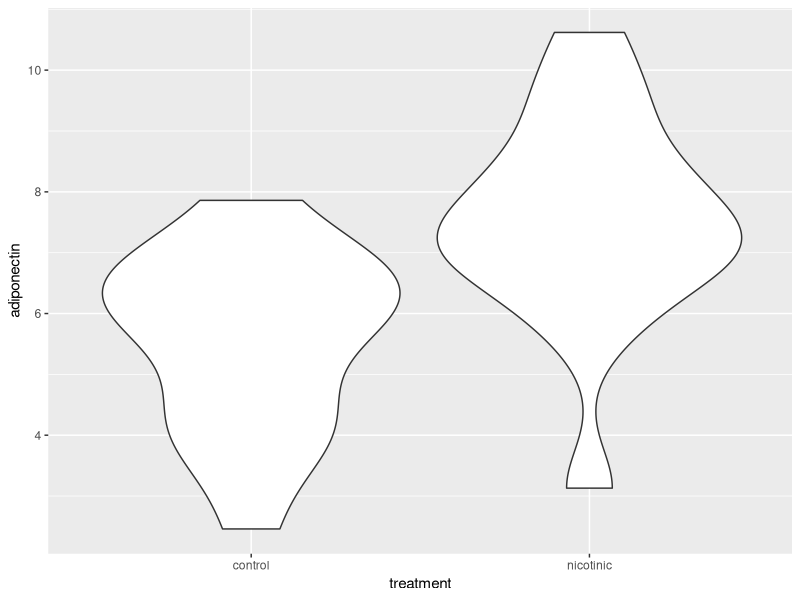
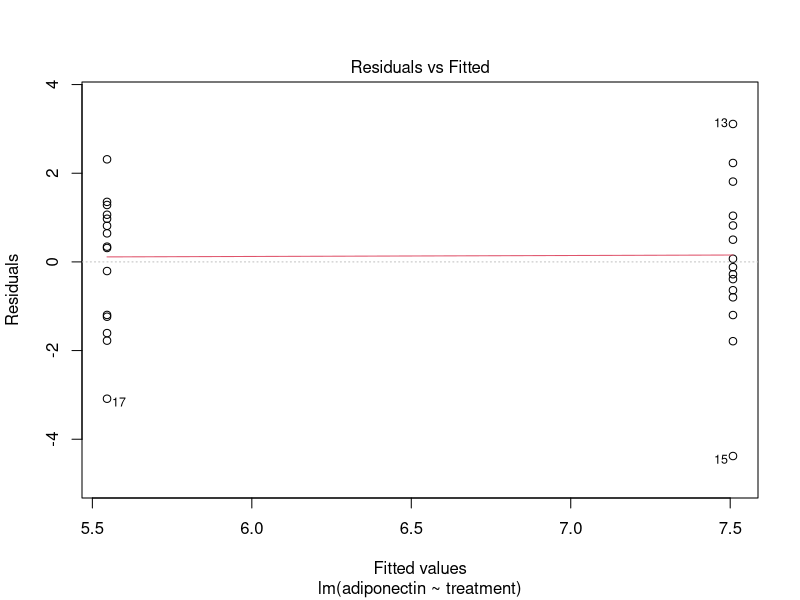
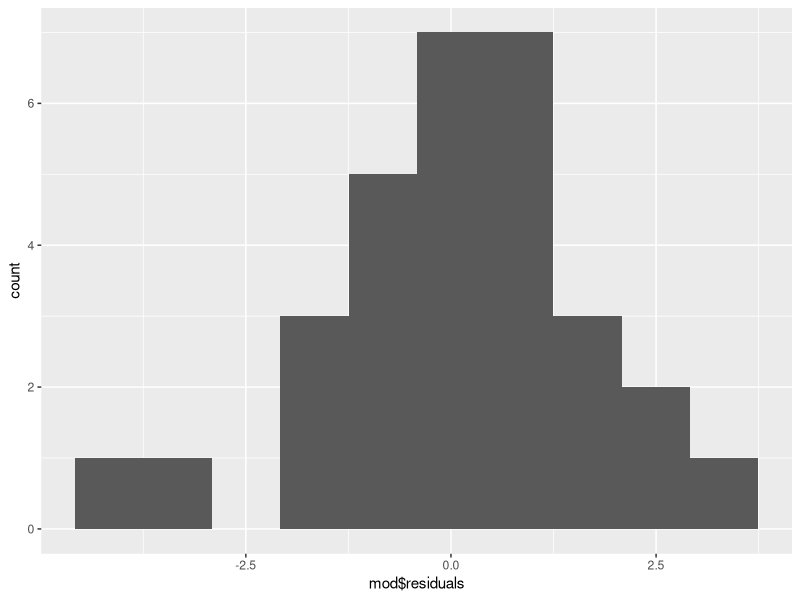
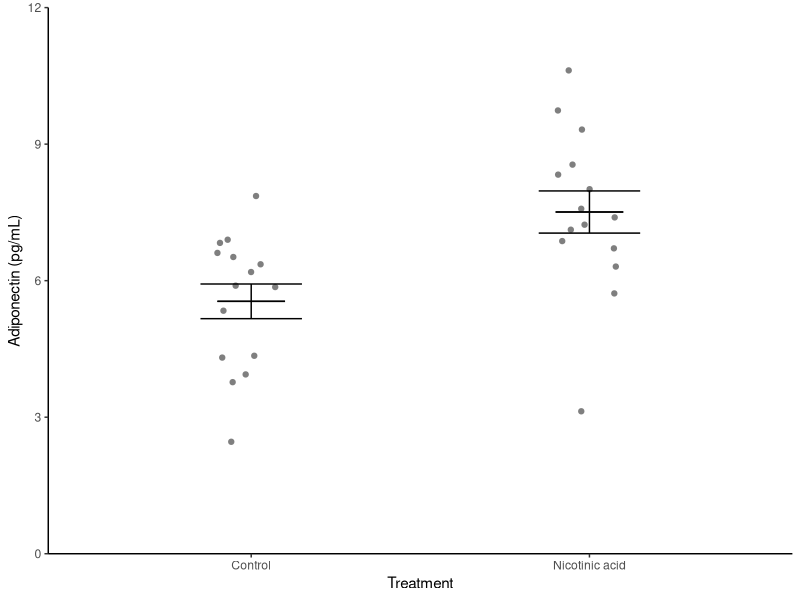
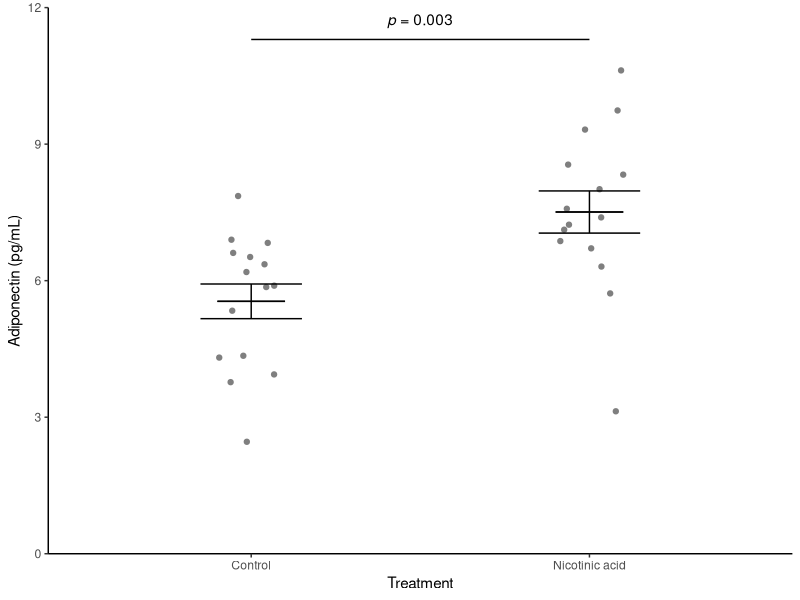
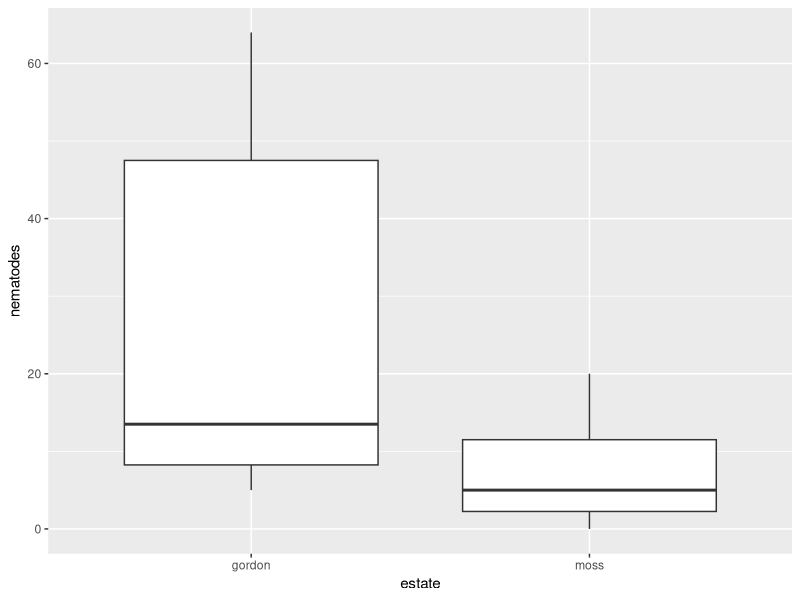
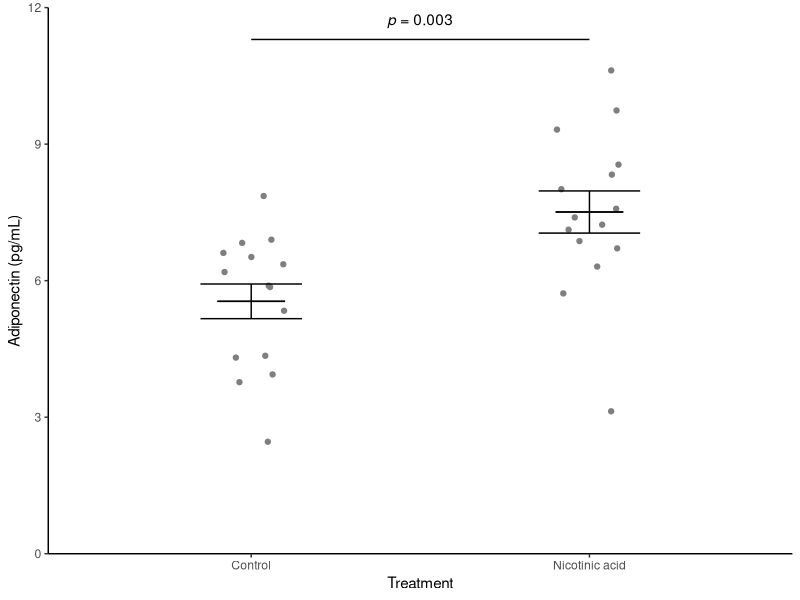
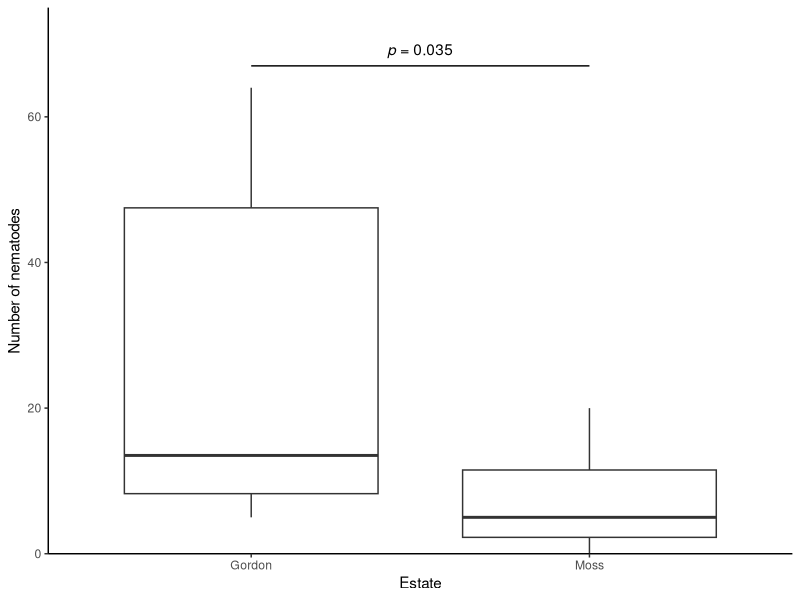

The R script that drew these images, in order:
## ---- chunk 1
#| include: false
library(tidyverse)
library(kableExtra)
## ---- chunk 2
#| include: false  

#| #---CODING ANSWER---
adip  <-  read_table("data-raw/adipocytes.txt")
str(adip)
## ---- chunk 3
ggplot(data = adip, aes(x = treatment, y = adiponectin)) +
  geom_violin()
## ---- chunk 4
#| include: false  

#| #---CODING ANSWER---

adip_summary <- adip |>
  group_by(treatment) |>
  summarise(mean = mean(adiponectin),
            std = sd(adiponectin),
            n = length(adiponectin),
            se = std/sqrt(n))

## ---- chunk 5
#| echo: false
knitr::kable(adip_summary) |> 
  kableExtra::kable_styling()
## ---- chunk 6
mod <- lm(data = adip,
          adiponectin ~ treatment)
## ---- chunk 7
summary(mod)
## ---- chunk 8
#| include: false

#---CODING ANSWER-

plot(mod, which = 1)
## ---- chunk 9
#| include: false

#---CODING ANSWER-

ggplot(mapping = aes(x = mod$residuals)) + 
  geom_histogram(bins = 10)
## ---- chunk 10
#| include: false

#---CODING ANSWER-

shapiro.test(mod$residuals)
## ---- chunk 11
#| echo: false

#---CODING ANSWER---
ggplot() +
  geom_point(data = adip, aes(x = treatment, y = adiponectin),
             position = position_jitter(width = 0.1, height = 0),
             colour = "gray50") +
  geom_errorbar(data = adip_summary, 
                aes(x = treatment, ymin = mean - se, ymax = mean + se),
                width = 0.3) +
  geom_errorbar(data = adip_summary, 
                aes(x = treatment, ymin = mean, ymax = mean),
                width = 0.2) +
  scale_y_continuous(name = "Adiponectin (pg/mL)", 
                     limits = c(0, 12), 
                     expand = c(0, 0)) +
  scale_x_discrete(name = "Treatment", 
                   labels = c("Control", "Nicotinic acid")) +
  theme_classic()

## ---- chunk 12
#| echo: false

ggplot() +
  geom_point(data = adip, aes(x = treatment, y = adiponectin),
             position = position_jitter(width = 0.1, height = 0),
             colour = "gray50") +
  geom_errorbar(data = adip_summary, 
                aes(x = treatment, ymin = mean - se, ymax = mean + se),
                width = 0.3) +
  geom_errorbar(data = adip_summary, 
                aes(x = treatment, ymin = mean, ymax = mean),
                width = 0.2) +
  scale_y_continuous(name = "Adiponectin (pg/mL)", 
                     limits = c(0, 12), 
                     expand = c(0, 0)) +
  scale_x_discrete(name = "Treatment", 
                   labels = c("Control", "Nicotinic acid")) +
  annotate("segment", x = 1, xend = 2, 
           y = 11.3, yend = 11.3,
           colour = "black") +
  annotate("text", x = 1.5,  y = 11.7, 
           label = expression(italic(p)~"= 0.003")) +
  theme_classic()
## ---- chunk 13
#| include: false

#---CODING ANSWER---

# Assign the figure to a variable
fig1 <- ggplot() +
  geom_point(data = adip, aes(x = treatment, y = adiponectin),
             position = position_jitter(width = 0.1, height = 0),
             colour = "gray50") +
  geom_errorbar(data = adip_summary, 
                aes(x = treatment, ymin = mean - se, ymax = mean + se),
                width = 0.3) +
  geom_errorbar(data = adip_summary, 
                aes(x = treatment, ymin = mean, ymax = mean),
                width = 0.2) +
  scale_y_continuous(name = "Adiponectin (pg/mL)", 
                     limits = c(0, 12), 
                     expand = c(0, 0)) +
  scale_x_discrete(name = "Treatment", 
                   labels = c("Control", "Nicotinic acid")) +
  annotate("segment", x = 1, xend = 2, 
           y = 11.3, yend = 11.3,
           colour = "black") +
  annotate("text", x = 1.5,  y = 11.7, 
           label = expression(italic(p)~"= 0.003")) +
  theme_classic()

## ---- chunk 14
#| include: false

#---CODING ANSWER---

# save figure to figures/adipo.png
ggsave("figures/adipo.png",
       plot = fig1,
       width = 3.5,
       height = 3.5,
       units = "in",
       dpi = 300)

## ---- chunk 15
#| include: false  

#| #---CODING ANSWER---
grouse  <-  read_csv("data-raw/grouse.csv")
str(grouse)
## ---- chunk 16
#| include: false  

# ---CODING ANSWER---
grouse |> 
  group_by(estate) |> 
  summarise(median(nematodes))
## ---- chunk 17
wilcox.test(data = grouse, nematodes ~ estate)
## ---- chunk 18
ggplot(data = grouse, aes(x = estate, y = nematodes) ) +
  geom_boxplot() 
## ---- chunk 19
#| include: false  

# ---CODING ANSWER---

fig2 <- ggplot(data = grouse, aes(x = estate, y = nematodes) ) +
  geom_boxplot() + 
  scale_x_discrete(name = "Estate", 
                   labels = c("Gordon", "Moss")) +
  scale_y_continuous(name = "Number of nematodes",
                     expand = c(0, 0),
                     limits = c(0, 75)) +
  annotate("segment", x = 1, xend = 2, 
           y = 67, yend = 67,
           colour = "black") +
  annotate("text", x = 1.5,  y = 69, 
           label = expression(italic(p)~"= 0.035")) +
  theme_classic()

# save figure to figures/grouse.png
ggsave("figures/grouse.png",
       plot = fig2,
       width = 3,
       height = 3,
       units = "in",
       dpi = 300)
## ---- chunk 20
#| include: false  

#---CODING ANSWER---

# we need the readxl package
library(readxl)
bambara  <-  read_excel("data-raw/expr.xlsx")
## ---- chunk 21
mod <- lm(data = bambara, 
          expression ~ temperature + probe_id)
## ---- chunk 22
summary(mod)
